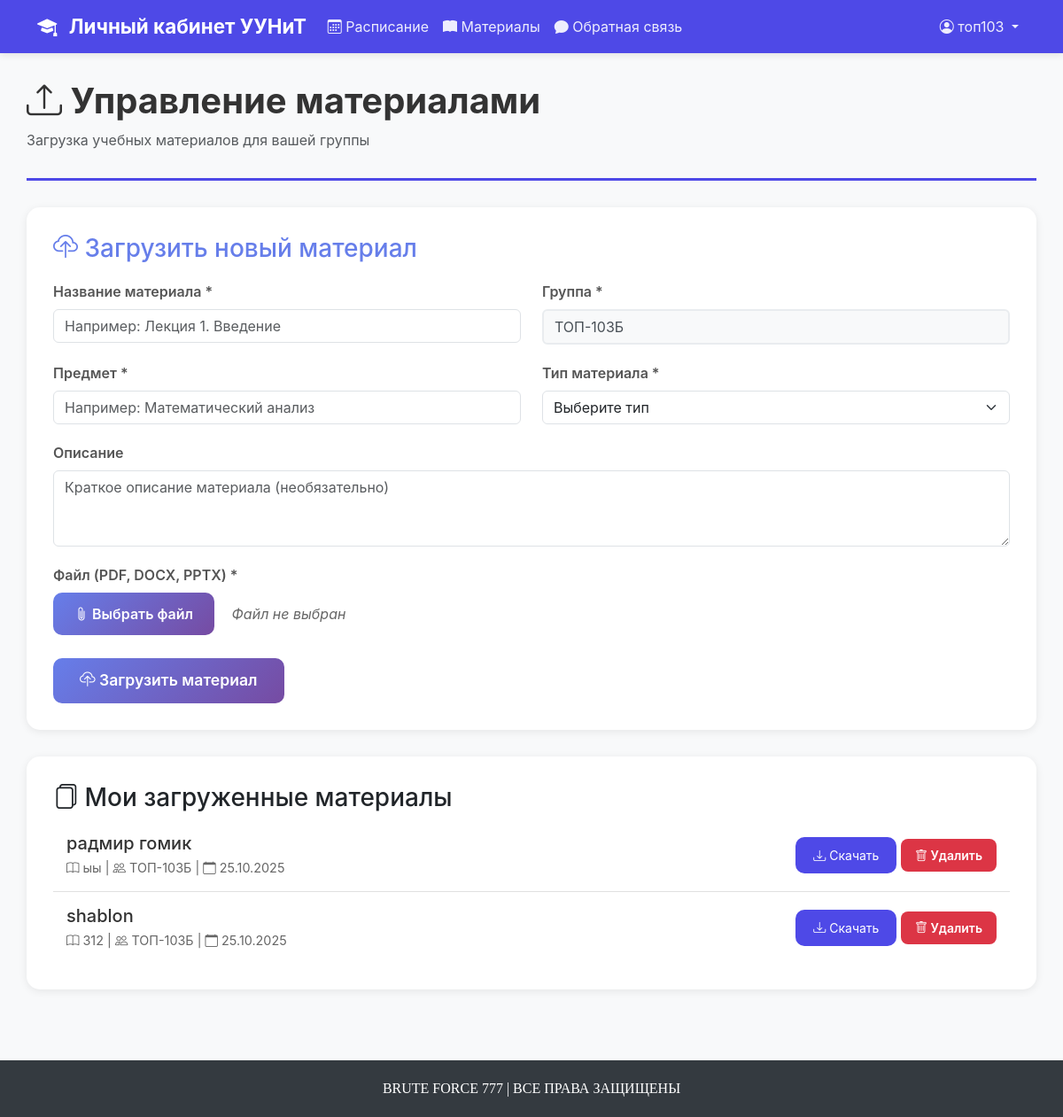
The app's page /student/upload_material_page (signed in) with its own data.
### data/materials.py (models this page shows, shortened)
class Material(SqlAlchemyBase):
    __tablename__ = 'materials'
    id = sqlalchemy.Column(sqlalchemy.Integer, primary_key=True, autoincrement=True)
    group_name = sqlalchemy.Column(sqlalchemy.String, nullable=False)
    subject = sqlalchemy.Column(sqlalchemy.String, nullable=False)
    title = sqlalchemy.Column(sqlalchemy.String, nullable=False)
    description = sqlalchemy.Column(sqlalchemy.Text, nullable=True)
    file_path = sqlalchemy.Column(sqlalchemy.String, nullable=False)
    file_type = sqlalchemy.Column(sqlalchemy.String, nullable=False)
    teacher_name = sqlalchemy.Column(sqlalchemy.String, nullable=False)
    upload_date = sqlalchemy.Column(sqlalchemy.DateTime, default=sqlalchemy.func.now())
    uploaded_by_role = sqlalchemy.Column(sqlalchemy.String, default='teacher')

### app.py (the view)
@app.route('/student/upload_material_page')
@login_required_custom
def student_upload_material_page():
    if session.get('role') != 'student':
        return redirect(url_for('index'))
    db_sess = db_session.create_session()
    student_name = session.get('username')
    materials = db_sess.query(Material).filter(
        Material.teacher_name == student_name,
        Material.uploaded_by_role == 'student'
    ).order_by(Material.upload_date.desc()).all()
    db_sess.close()
    success = request.args.get('success')
    error = request.args.get('error')
    return render_template('student_upload_material.html',
                           materials=materials,
                           success=success,
                           error=error)

### app.py (called while the page is built)
def login_required_custom(f):
    @wraps(f)
    def decorated_function(*args, **kwargs):
        if 'user_id' not in session:
            return redirect(url_for('login'))
        return f(*args, **kwargs)
    return decorated_function

### data/db_session.py (called while the page is built)
def create_session() -> Session:
    global __factory
    return __factory()

### templates/student_upload_material.html (shortened to what this page needs)
{% extends "base.html" %} {% block title %}Управление материалами{% endblock %}  {% block content %}
<div class="page-header">
    <h1><i class="bi bi-upload"></i> Управление материалами</h1>
    <p class="text-muted">Загрузка учебных материалов для вашей группы</p>
</div>
<div class="upload-section">
    <h3><i class="bi bi-cloud-upload"></i> Загрузить новый материал</h3>
    <form method="POST" action="/student/upload_material" enctype="multipart/form-data">
        <div class="row">
            <div class="col-md-6">
                <div class="form-group">
                    <label>Название материала *</label>
                    <input type="text" class="form-control" name="title" required placeholder="Например: Лекция 1. Введение">
                </div>
            </div>
            <div class="col-md-6">
                <div class="form-group">
                    <label>Группа *</label>
                    <input type="text" class="form-control auto-field" value="{{ session.group }}" readonly>
                </div>
            </div>
        </div>
        <div class="row">
            <div class="col-md-6">
                <div class="form-group">
                    <label>Предмет *</label>
                    <input type="text" class="form-control" name="subject" required placeholder="Например: Математический анализ">
                </div>
            </div>
            <div class="col-md-6">
                <div class="form-group">
                    <label>Тип материала *</label>
                    <select class="form-select" name="file_type" required>
                        <option value="">Выберите тип</option>
                    </select>
                </div>
            </div>
        </div>
        <div class="form-group">
            <label>Описание</label>
            <textarea class="form-control" name="description" rows="3" placeholder="Краткое описание материала (необязательно)"></textarea>
        </div>
        <div class="form-group">
            <label>Файл (PDF, DOCX, PPTX) *</label>
            <div class="file-upload-wrapper">
                <div class="file-upload-button">
                    <i class="bi bi-paperclip"></i> Выбрать файл
                </div>
                <span class="file-name" id="fileName">Файл не выбран</span>
            </div>
        </div>
        <button type="submit" class="btn btn-upload">
            <i class="bi bi-cloud-upload"></i> Загрузить материал
        </button>
    </form>
</div>
<div class="materials-list">
    <h3><i class="bi bi-files"></i> Мои загруженные материалы</h3>
    {% if materials %} {% for material in materials %}
    <div class="material-item">
        <div class="material-info">
            <h5>{{ material.title }}</h5>
            <div class="material-meta">
                <span><i class="bi bi-book"></i> {{ material.subject }}</span> |
                <span><i class="bi bi-people"></i> {{ material.group_name }}</span> |
                <span><i class="bi bi-calendar"></i> {{ material.upload_date.strftime('%d.%m.%Y') }}</span>
            </div>
        </div>
        <div>
            <a href="/download/material/{{ material.id }}" class="btn btn-sm btn-primary">
                <i class="bi bi-download"></i> Скачать
            </a>
            <form method="POST" action="/student/delete_material/{{ material.id }}" style="display: inline;" onsubmit="return confirm('Удалить этот материал?')">
                <button type="submit" class="btn btn-sm btn-delete">
                        <i class="bi bi-trash"></i> Удалить
                    </button>
            </form>
        </div>
    </div>
    {% endfor %} {% else %}
    <p class="text-muted text-center" style="padding: 40px 0;">
        <i class="bi bi-inbox" style="font-size: 48px; display: block; margin-bottom: 10px;"></i> Материалов пока нет. Загрузите первый!
    </p>
    {% endif %}
</div>
{% endblock %}

### templates/base.html (style rules this page uses)
:root { --primary-color: #4e49e7; --primary-hover: #5a54ff; --secondary-color: #6c757d; --success-color: #28a745; --danger-color: #dc3545; --warning-color: #ffc107; }
body { font-family: -apple-system, BlinkMacSystemFont, 'Segoe UI', Roboto, 'Helvetica Neue', Arial, sans-serif; background: #f8f9fa; min-height: 100vh; height: 100%; margin: 0; padding: 0; display: flex; flex-direction: column; }
.btn-primary { background: var(--primary-color); border: none; border-radius: 10px; padding: 10px 20px; transition: all 0.3s; }
.page-header { margin-bottom: 30px; padding-bottom: 15px; border-bottom: 3px solid var(--primary-color); }
.page-header h1 { color: #333; font-weight: 700; }

### templates/student_upload_material.html (style rules this page uses)
.upload-section { background: white; border-radius: 15px; padding: 30px; margin-bottom: 30px; box-shadow: 0 2px 10px rgba(0, 0, 0, 0.08); }
.upload-section h3 { color: #667eea; margin-bottom: 20px; }
.form-group { margin-bottom: 20px; }
.form-group label { font-weight: 600; color: #555; margin-bottom: 8px; display: block; }
.file-upload-wrapper { position: relative; overflow: hidden; display: inline-block; width: auto; }
.file-upload-button { display: inline-block; padding: 12px 24px; background: linear-gradient(135deg, #667eea 0%, #764ba2 100%); color: white; border-radius: 10px; cursor: default; font-weight: 600; transition: all 0.3s; }
.file-name { margin-left: 15px; color: #666; font-style: italic; }
.btn-upload { background: linear-gradient(135deg, #667eea 0%, #764ba2 100%); color: white; border: none; padding: 12px 30px; border-radius: 10px; font-weight: 600; font-size: 1.1rem; transition: all 0.3s; }
.materials-list { background: white; border-radius: 15px; padding: 30px; box-shadow: 0 2px 10px rgba(0, 0, 0, 0.08); }
.material-item { padding: 15px; border-bottom: 1px solid #e0e0e0; display: flex; justify-content: space-between; align-items: center; }
.material-item:last-child { border-bottom: none; }
.material-info h5 { margin: 0 0 5px 0; color: #333; }
.material-meta { font-size: 0.9rem; color: #666; }
.btn-delete { background: #dc3545; color: white; border: none; padding: 8px 16px; border-radius: 8px; font-weight: 600; transition: all 0.3s; }
.auto-field { background: #f8f9fa; border: 2px solid #e9ecef; color: #495057; cursor: not-allowed; }

### records on screen
Material: title "радмир гомик", subject "ыы", group_name "ТОП-103Б", upload_date "25.10.2025"
Material: title "shablon", subject "312", group_name "ТОП-103Б", upload_date "25.10.2025"

### other values on screen
{{ session.username }} "топ103"
